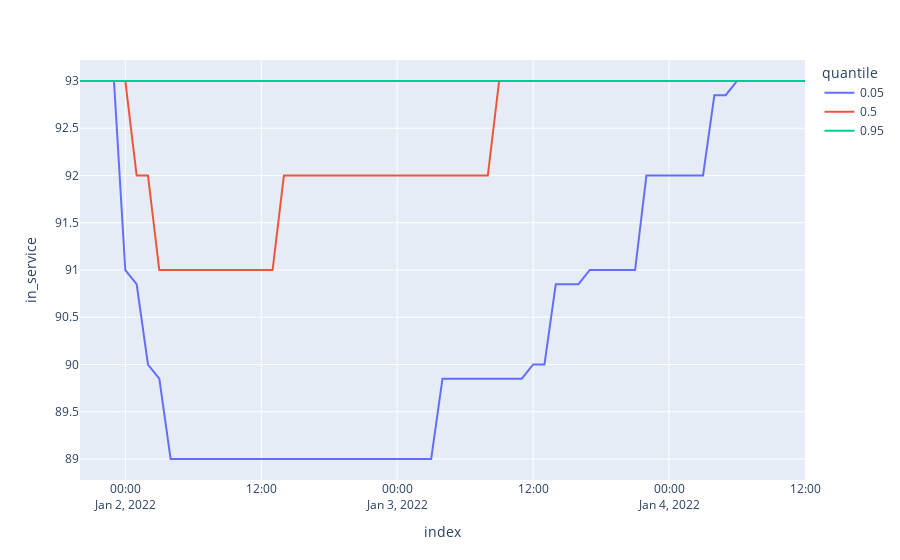

The cell this chart's notebook holds for it:
### Code cell
px.line(df_line_quantiles, x=df_line_quantiles.index, y = 'in_service', color = 'quantile')
